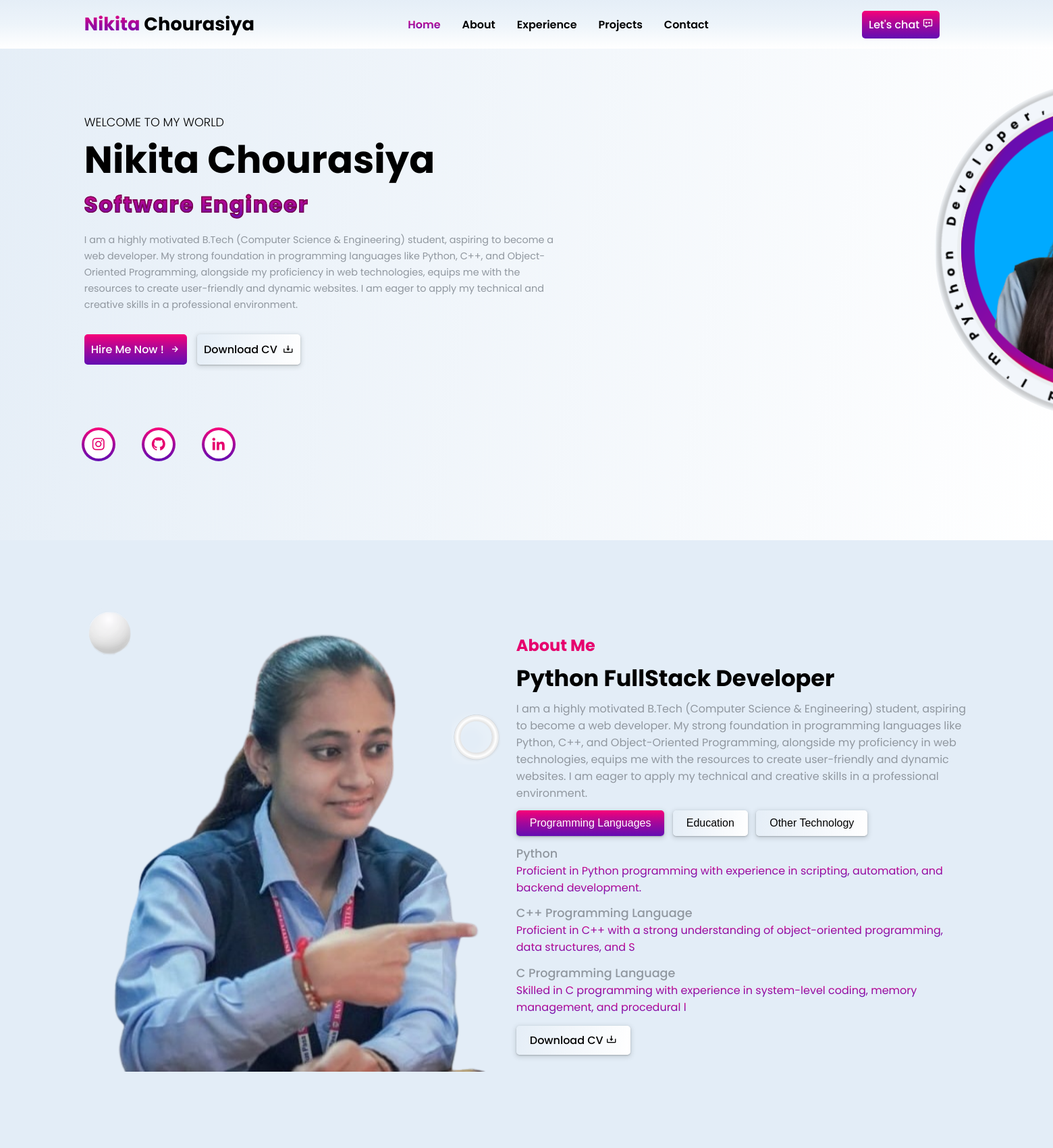
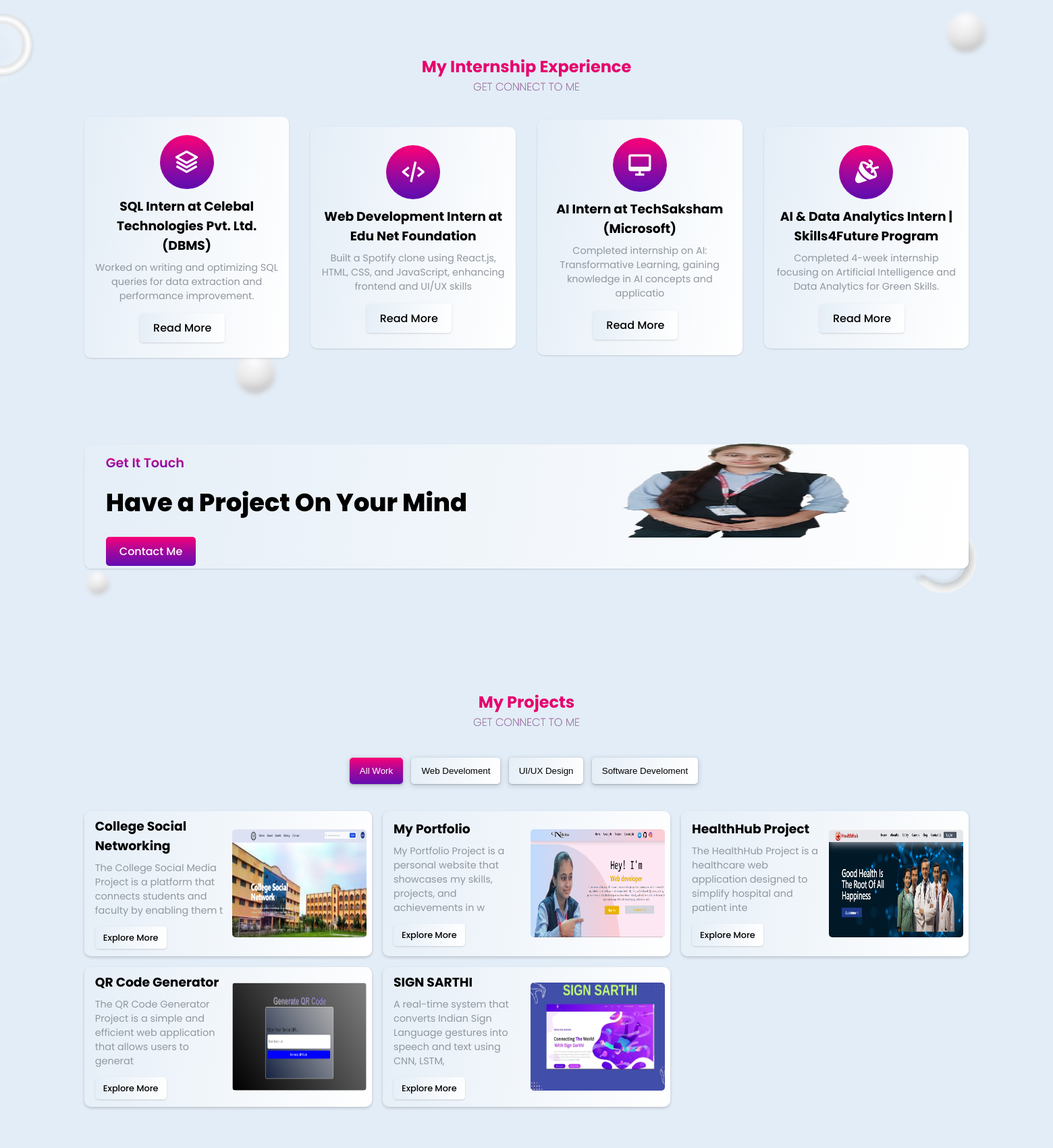
The page / (upper part) on the database its author committed (2 pictures, top to bottom).
### homeapp/models.py (models this page shows, shortened)
class homedata(models.Model):
    name = models.CharField(max_length=100)
    positin = models.CharField(max_length=100)
    about = models.CharField(max_length=1000)
    email = models.EmailField()
    resume = models.FileField(upload_to='pdfs/')
    profile_pic = models.ImageField(upload_to='images/', null=True, blank=True)

### aboutapp/models.py (models this page shows)
class aboutdata(models.Model):
    img_forabout = models.ImageField(upload_to='images/', null=True, blank=True)
    work_experience = models.CharField(max_length=500)
    work_experience_detail = models.CharField(max_length=1000)
    main_skills = models.CharField(max_length = 100)
    skill_01 = models.CharField(max_length=100)
    skill_01_detail = models.CharField(max_length=100)
    skill_02 = models.CharField(max_length=100)
    skill_02_detail = models.CharField(max_length=100)
    skill_03 = models.CharField(max_length=100)
    skill_03_detail = models.CharField(max_length=100)
    education = models.CharField(max_length = 100)
    education_01 = models.CharField(max_length=100)
    education_01_detail = models.CharField(max_length=100)
    education_02 = models.CharField(max_length=100)
    education_02_detail = models.CharField(max_length=100)
    education_03 = models.CharField(max_length=100)
    education_03_detail = models.CharField(max_length=100)
    other = models.CharField(max_length = 100)
    other_01 = models.CharField(max_length=100)
    other_01_detail = models.CharField(max_length=100)
    other_02 = models.CharField(max_length=100)
    other_02_detail = models.CharField(max_length=100)
    other_03 = models.CharField(max_length=100)
    other_03_detail = models.CharField(max_length=100)

### otherapp/models.py (models this page shows)
class services01data(models.Model):
    heading = models.CharField(max_length = 100)
    head_about = models.CharField(max_length=100)
    p_head = models.CharField(max_length=100)
    p_about = models.CharField(max_length=100)
    p_img = models.ImageField(upload_to='images/', null=True, blank=True)

class services02data(models.Model):
    card_head = models.CharField(max_length = 100)
    card_about = models.CharField(max_length=100)
    card_link = models.URLField(max_length=500)

### portfolioapp/models.py (models this page shows)
class part01data(models.Model):
    heading = models.CharField(max_length = 100)
    head_about = models.CharField(max_length=100)
    btn01 = models.CharField(max_length=100)
    btn02 = models.CharField(max_length=100)
    btn03 = models.CharField(max_length=100)

class part02data(models.Model):
    btn01_head = models.CharField(max_length=100)
    btn01_about = models.CharField(max_length=100)
    btn01_img = models.ImageField(upload_to='images/', null=True, blank=True)

class part03data(models.Model):
    btn02_head = models.CharField(max_length=100)
    btn02_about = models.CharField(max_length=100)
    btn02_img = models.ImageField(upload_to='images/', null=True, blank=True)

class part04data(models.Model):
    btn03_head = models.CharField(max_length=100)
    btn03_about = models.CharField(max_length=100)
    btn03_img = models.ImageField(upload_to='images/', null=True, blank=True)

### blogs/views.py (the view, shortened to what this page needs)
# urls.py: 2. Add a URL to urlpatterns:  path('', views.home, name='home')
def home(request):
    data = homedata.objects.all()[0:1]
    data01 = aboutdata.objects.all()[0:1]
    data02 = services01data.objects.all()
    data03 = services02data.objects.all()[0:1]
    data03_1 = services02data.objects.all()[1:2]
    data03_2 = services02data.objects.all()[2:3]
    data03_3 = services02data.objects.all()[3:4]
    part01 = part01data.objects.all()[0:1]
    part02 = part02data.objects.all()
    part03 = part03data.objects.all()
    part04 = part04data.objects.all()
    blog01 = blog01data.objects.all()[0:1]
    blog02 = blog02data.objects.all()
    skills = skilldata.objects.all()
    foot = footerdata.objects.all()[0:1]
    info = {
        'records1' : data,
        'records2' : data01,
        'records3' : data02,
        'records4' : data03,
        'records5' : data03_1,
        'records6' : data03_2,
        'records7' : data03_3,
        'p1' : part01,
        'p2' : part02,
        'p3' : part03,
        'p4' : part04,
        'b01' : blog01,
        'b02' : blog02,
        'skill' : skills,
        'foot'  : foot
    }
    return render(request,'home.html',info)

### templates/home.html (shortened to what this page needs)
{% load static %}
<!DOCTYPE html>
<html lang="en">
<head>
    <link rel="stylesheet" href="{% static 'css/style.css' %}">
    <link href='https://unpkg.com/boxicons@2.1.4/css/boxicons.min.css' rel='stylesheet'>
  <link rel="stylesheet" href="https://cdn.jsdelivr.net/npm/swiper@10/swiper-bundle.min.css" />
</head>
<body>
    <header>
        <a href="#" class="logo"><span>Nikita </span>Chourasiya</a>
        <ul class="navlist">
            <li><a href="#home" class="active">Home</a></li>
            <li><a href="#about">About</a></li>
            <li><a href="#services">Experience</a></li>
            <li><a href="#portfolio">Projects</a></li>
            <li><a href="#contact">Contact</a></li>
        </ul>
        <div class="right-header">
            <a href="#" class="btn">Let's chat <i class='bx bx-message-dots' ></i></a>
            <div class="menu-icon">
            </div>
        </div>
    </header>
    {% for i in records1 %}
    <section class="home" id="home">
        <div class="homepart">
            <div class="hero-info">
                <h3>Welcome To my World</h3>
                <h1>{{i.name}}</h1>
                <div class="text-animate">
                    <h2>{{i.positin}}</h2>
                </div>
                <p>{{i.about}}</p>
                <div class="btn-box">
                    <a href="{{i.email}}" class="btn">Hire Me Now ! <i class='bx bx-right-arrow-alt' ></i></a>
                    <a href="{{i.resume.url}}" target="_blank" class="btn d-CV">Download CV <i class='bx bx-download'></i></a>
                </div>
                <div class="social-media">
                    <div class="bg-icon">
                        <a href="https://www.linkedin.com/in/nikita-chourasiya-283909290/"><i class='bx bxl-instagram'></i></a>
                    </div>
                    <div class="bg-icon">
                        <a href="https://github.com/Nikkirajput"><i class='bx bxl-github'></i></a>
                    </div>
                    <div class="bg-icon">
                        <a href="https://www.linkedin.com/in/nikita-chourasiya-283909290/"><i class='bx bxl-linkedin'></i></a>
                    </div>
                </div>
            </div>
        <div class="img-hero">
           <span>
         <img src="{{i.profile_pic.url}}" alt="">
    </span>
        </div>
    </div>
    </section>
    {% endfor %}
    {% for j in records2 %}
    <section class="about" id="about">
        <div class="about-img">
            <img src="{{j.img_forabout.url}}" alt="" class="aboutHero">
            <div class="showcase-ring">
                <img src="{% static 'shapes/ring.png'%}" class="ring">
                <img src="{% static 'shapes/circle.png' %}" class="circle">
            </div>
        </div>
        <div class="about-content">
            <h2 class="heading">About Me</h2>
            <h3>{{j.work_experience}}</h3>
            <p>{{j.work_experience_detail}}</p>
            <div class="about-btn">
                <button class="active">{{j.main_skills}}</button>
                <button>{{j.education}}</button>
                <button>{{j.other}}</button>
            </div>
            <div class="content-btn">
                <div class="content">
                    <div class="text-box">
                    <p>{{j.skill_01}}</p>
                    <span>{{j.skill_01_detail}}</span>
                </div>
                <div class="text-box">
                    <p>{{j.skill_02}}</p>
                    <span>{{j.skill_02_detail}}</span>
                </div>
                <div class="text-box">
                    <p>{{j.skill_03}}</p>
                    <span>{{j.skill_03_detail}}</span>
                </div>
                </div>
            </div>
            {% endfor%}
            {% for i in records1 %}
            <div class="cvContent">
                <a href="{{i.resume.url}}" target="_blank" class="btn d-CV">Download CV <i class='bx bx-download'></i></a>
            </div>
            {% endfor %}
        </div>
    </section>
    <section class="services" id="services">
        {% for h in records3 %}
        <div class="main-text">
            <h2 class="heading">{{h.heading}}</h2>
            <span>{{h.head_about}}</span>
        </div> {% endfor%}
        <div class="allServices">
            <div class="servicesItem">
                <div class="icon-services">
                    <i class='bx bx-layer' ></i>
                    <span></span>
                </div>
                {% for inner in records4 %}
                <h3>{{inner.card_head}}</h3>
                <p>{{inner.card_about}}</p>
                <a href="{{inner.card_link.url}}" class="readMore">Read More</a> {% endfor%}
            </div>
            <div class="servicesItem">
                <div class="icon-services">
                    <i class='bx bx-code-alt' ></i>
                    <span></span>
                </div>
                {% for inner in records5 %}
                <h3>{{inner.card_head}}</h3>
                <p>{{inner.card_about}}</p>
                <a href="{{inner.card_link.url}}" class="readMore">Read More</a> {% endfor%}
            </div>
            <div class="servicesItem">
                <div class="icon-services">
                    <i class='bx bx-desktop' ></i>
                    <span></span>
                </div>
                {% for inner in records6 %}
                <h3>{{inner.card_head}}</h3>
                <p>{{inner.card_about}}</p>
                <a href="{{inner.card_link.url}}" class="readMore">Read More</a> {% endfor%}
            </div>
            <div class="servicesItem">
                <div class="icon-services">
                    <i class='bx bxs-party' ></i>
                    <span></span>
                </div>
                {% for inner in records7 %}
                <h3>{{inner.card_head}}</h3>
                <p>{{inner.card_about}}</p>
                <a href="{{inner.card_link.url}}" class="readMore">Read More</a> {% endfor%}
            </div>
        </div>
             {% for h in records3 %}
        <div class="proposal">
            <div class="text-box">
                <span>{{h.p_head}}</span>
                <h3>{{h.p_about}}</h3>
                <a href="#contact" class="btn">Contact Me</a>
            </div>
            <img src="{{h.p_img.url}}" class="first">
        </div>
        {%  endfor  %}
        <div class="showcase">
            <img src="{% static 'shapes/ring.png'%}" class="ring">
            <img src="{% static 'shapes/circle.png'%}" class="circle">
            <img src="{% static 'shapes/circle.png'%}" class="circle2">
            <img src="{% static 'shapes/circle.png'%}" class="circle3">
            <img src="{% static 'shapes/half-ring.png'%}" class="half-ring">
        </div>
    </section>
    <section class="portfolio" id="portfolio">
        {% for a in p1 %}
        <div class="main-text">
            <h2 class="heading">{{a.heading}}</h2>
            <span>{{a.head_about}}</span>
        </div>
        <div class="fillter-buttons">
            <button class="button mixitup-control-active" data-filter="all">All Work</button>
            <button class="button" data-filter=".web">{{a.btn01}}</button>
            <button class="button" data-filter=".uiux">{{a.btn02}}</button>
            <button class="button" data-filter=".branding">{{a.btn03}}</button>
        </div>
{% endfor %}
        <div class="portfolio-gallery">
          {% for b in p2 %}
            <div class="portfolio-box mix web">
                <div class="portfolio-content">
                    <h3>{{b.btn01_head}}</h3>
                    <p>{{b.btn01_about}}</p>
                    <a href="https://socialnetworkbgi.netlify.app/" class="readMore">Explore More</a>
                </div>
                <div class="portfolio-img">
                    <img src="{{b.btn01_img.url}}" alt="">
                </div>
            </div>
{%  endfor %}
{%  for c in p3 %}
            <div class="portfolio-box mix uiux">
                <div class="portfolio-content">
                    <h3>{{c.btn02_head}}</h3>
                    <p>{{c.btn02_about}}</p>
                    <a href="https://nikitachourasiya0108.netlify.app/" class="readMore">Explore More</a>
                </div>
                <div class="portfolio-img">
                    <img src="{{c.btn02_img.url}}" alt="">
                </div>
            </div>
{% endfor %}
{%  for d in p4 %}
            <div class="portfolio-box mix branding">
                <div class="portfolio-content">
                    <h3>{{d.btn03_head}}</h3>
                    <p>{{d.btn03_about}}</p>
                    <a href="https://healthhubdoctor.netlify.app/" class="readMore">Explore More</a>
                </div>
                <div class="portfolio-img">
                    <img src="{{d.btn03_img.url}}" alt="">
                </div>
            </div>
{% endfor %}
        </div>
    </section>
</body>
</html>

### rows shown on the page
homedata: name "Nikita Chourasiya", about "I am a highly motivated B.Tech (Computer Science & Engineering) student, aspiring to become a web developer. My strong foundation in programming languages like Python, C++, and Object-Oriented Programming, alongside my proficiency in web technologies, equips me with the resources to create user-friendly and dynamic websites. I am eager to apply my technical and creative skills in a professional environment.", profile_pic (picture)
aboutdata: img_forabout (picture), work_experience "Python FullStack Developer", work_experience_detail "I am a highly motivated B.Tech (Computer Science & Engineering) student, aspiring to become a web developer. My strong foundation in programming languages like Python, C++, and Object-Oriented Programming, alongside my proficiency in web technologies, equips me with the resources to create user-friendly and dynamic websites. I am eager to apply my technical and creative skills in a professional environment.", main_skills "Programming Languages", education "Education", other "Other Technology", skill_01 "Python", skill_02 "C++ Programming Language", skill_03 "C Programming Language"
services01data: heading "My Internship Experience", head_about "GET CONNECT TO ME", p_about "Have a Project On Your Mind", p_img (picture)
services02data: card_head "SQL Intern at Celebal Technologies Pvt. Ltd. (DBMS)", card_about "Worked on writing and optimizing SQL queries for data extraction and performance improvement."
services02data: card_head "Web Development Intern at Edu Net Foundation", card_about "Built a Spotify clone using React.js, HTML, CSS, and JavaScript, enhancing frontend and UI/UX skills"
services02data: card_head "AI Intern at TechSaksham (Microsoft)", card_about "Completed internship on AI: Transformative Learning, gaining knowledge in AI concepts and applicatio"
services02data: card_head "AI & Data Analytics Intern | Skills4Future Program", card_about "Completed 4-week internship focusing on Artificial Intelligence and Data Analytics for Green Skills."
part01data: heading "My Projects", head_about "GET CONNECT TO ME", btn01 "Web Develoment", btn02 "UI/UX Design", btn03 "Software Develoment"
part02data: btn01_head "College Social Networking", btn01_about "The College Social Media Project is a platform that connects students and faculty by enabling them t", btn01_img (picture)
part03data: btn02_head "My Portfolio", btn02_about "My Portfolio Project is a personal website that showcases my skills, projects, and achievements in w", btn02_img (picture)
part03data: btn02_head "HealthHub Project", btn02_about "The HealthHub Project is a healthcare web application designed to simplify hospital and patient inte", btn02_img (picture)
part03data: btn02_head "QR Code Generator", btn02_about "The QR Code Generator Project is a simple and efficient web application that allows users to generat", btn02_img (picture)
part04data: btn03_head "SIGN SARTHI", btn03_about "A real-time system that converts Indian Sign Language gestures into speech and text using CNN, LSTM,", btn03_img (picture)
